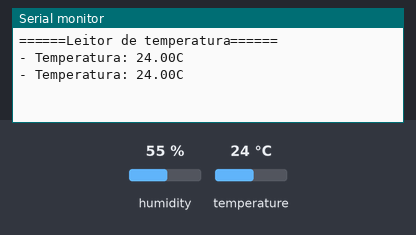
Bench run of a sketch on a simulated Arduino Uno, built with avr-gcc and run on an emulated ATmega328P. On the bench: the last lines printed to the serial monitor. The test bench sets the inputs (shaded band); at power-on: temperature 24 °C, humidity 55 %.

Above: at 2.8 s.
2.9 s: temperature set to 12 °C
At 4.9 s:
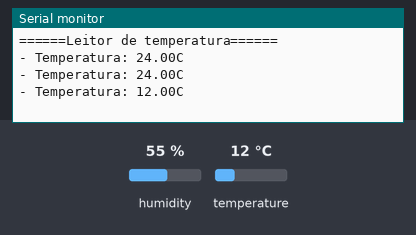
5.6 s: temperature set to 19 °C
At 7.5 s:
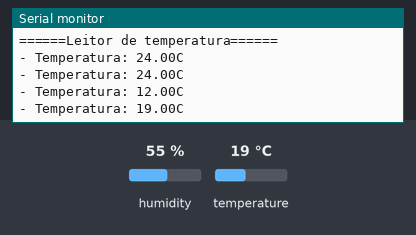
Timing chart, 0 to 9.0 s (numbered marks = the images above; inputs shaded):
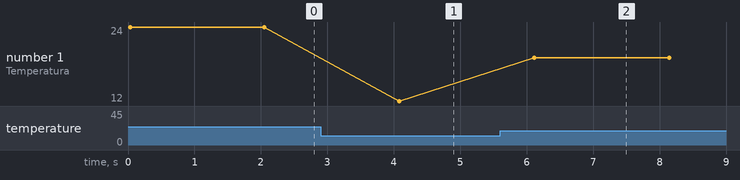

The sketch:

dht11_uno.ino
```cpp
/*
  Leitor de temperatura (DHT22)
  Autores: Pedro Bertoleti e Douglas Zuqueto
  Data: Dezembro/2015

  Este é o programa de leitura de tempertura (do sensor DHT22).
  O programa le a temperatura em um periodo de 10 segundos e mostra,
  no Serial Monitor, a temperatura lida.
*/
#include "DHT.h"
#include <SoftwareSerial.h> // Biblioteca SoftwareSerial

//defines gerais
#define DHTPIN                A1      //pino do Arduino que está conectado ao pino de dados do sensor
#define DHTTYPE               DHT11  //estabelece que o sensor utilizado é o DHT22 (é possível selecionar entre DHT11, DHT22 e DHT21)
#define TEMPO_LEITURA_SENSOR  2000  //tempo entre leituras de temperatura

//variáveis globais
DHT dht(DHTPIN, DHTTYPE);   //objeto para comunicar com sensor de temperatura DHT22
SoftwareSerial comunicacaoESP(2, 3); // objeto para comunicação serial com o ESP8266 nas Portas 2(RX) e 3(TX)

//Função setup (inicializações do programa)
void setup()
{
  Serial.begin(9600);
  Serial.println("======Leitor de temperatura======");
  comunicacaoESP.begin(9600); // inicia a comunicação serial com o ESP8266

  //inicia a comunicação com o sensor DHT22
  dht.begin();
}

//loop (programa principal)
void loop()
{
  float TemperaturaLida;
  String str;

  //le a temperatura (em graus Celsius)
  TemperaturaLida = dht.readTemperature();

  //checa se a leitura da temperatura foi bem sucedida ou não
  if (isnan(TemperaturaLida)) {
    Serial.println("- Falha ao ler a temperatura medida pelo sensor DHT22");
    comunicacaoESP.println('0'); // caso o valor seja nulo ou indefinido, o valor '0' é enviado para o ESP
  } else
  {
    Serial.print("- Temperatura: ");
    Serial.print(TemperaturaLida);
    Serial.println("C");

    str = String(TemperaturaLida,1);

    comunicacaoESP.print(TemperaturaLida); // envio do valor da temperatura para o módulo ESP
  }

  delay(TEMPO_LEITURA_SENSOR);

}
```

Measured:
- after the input at 2.9 s, the serial monitor: prints a new line after 1.2 s (image 1)
- after the input at 5.6 s, the serial monitor: prints a new line after 0.51 s (image 2)
- plotted number 1: 24 → 12 after the input at 2.9 s, 12 → 19 after the input at 5.6 s
